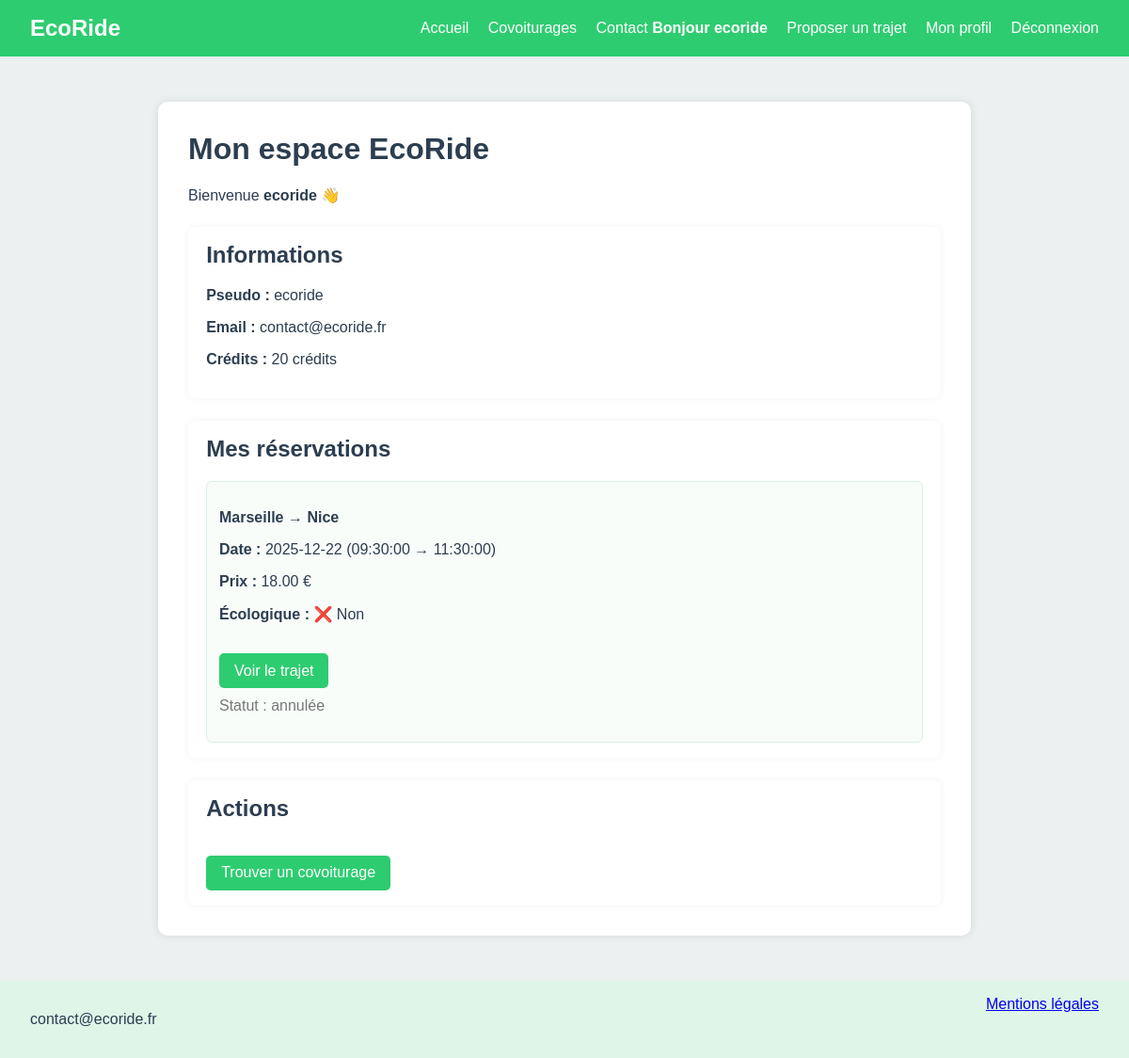
The app's page /profile.php (signed in) with its own data.
### tables this page shows
CREATE TABLE IF NOT EXISTS `users` (
  `id` int(11) NOT NULL,
  `pseudo` varchar(50) NOT NULL,
  `email` varchar(100) NOT NULL,
  `password_hash` varchar(255) NOT NULL,
  `credits` int(11) NOT NULL DEFAULT 20,
  `created_at` timestamp NOT NULL DEFAULT current_timestamp()
);

CREATE TABLE IF NOT EXISTS `bookings` (
  `id` int(11) NOT NULL,
  `user_id` int(11) NOT NULL,
  `ride_id` int(11) NOT NULL,
  `created_at` timestamp NOT NULL DEFAULT current_timestamp(),
  `status` varchar(20) NOT NULL DEFAULT 'confirmed',
  `cancelled_at` timestamp NULL DEFAULT NULL
);

CREATE TABLE IF NOT EXISTS `rides` (
  `id` int(11) NOT NULL,
  `driver_id` int(11) DEFAULT NULL,
  `depart` varchar(80) NOT NULL,
  `arrivee` varchar(80) NOT NULL,
  `date_ride` date NOT NULL,
  `heure_depart` time NOT NULL,
  `heure_arrivee` time NOT NULL,
  `prix` decimal(6,2) NOT NULL,
  `places_restantes` int(11) NOT NULL DEFAULT 0,
  `ecologique` tinyint(1) NOT NULL DEFAULT 0,
  `created_at` timestamp NOT NULL DEFAULT current_timestamp()
);

### profile.php (the view, shortened to what this page needs)
<?php
require __DIR__ . '/includes/db_connect.php';
$stmtUser = $pdo->prepare("SELECT id, pseudo, email, credits FROM users WHERE id = ?");
$stmtUser->execute([$_SESSION['user']['id']]);
$user = $stmtUser->fetch();
$stmt = $pdo->prepare("
  SELECT
    b.id AS booking_id,
    b.status,
    r.id AS ride_id,
    r.depart, r.arrivee, r.date_ride, r.heure_depart, r.heure_arrivee,
    r.prix, r.ecologique
  FROM bookings b
  JOIN rides r ON r.id = b.ride_id
  WHERE b.user_id = ?
  ORDER BY b.created_at DESC
");
$stmt->execute([$user['id']]);
$bookings = $stmt->fetchAll();
?>
<!DOCTYPE html>
<html lang="fr">
<head>
  <link rel="stylesheet" href="assets/css/style.css">
</head>
<body>
<?php include 'includes/header.php'; ?>
<main class="hero">
  <h1>Mon espace EcoRide</h1>
  <p>Bienvenue <strong><?= htmlspecialchars($user['pseudo']) ?></strong> 👋</p>
  <section class="ride-detail">
    <h2>Informations</h2>
    <p><strong>Pseudo :</strong> <?= htmlspecialchars($user['pseudo']) ?></p>
    <p><strong>Email :</strong> <?= htmlspecialchars($user['email']) ?></p>
    <p><strong>Crédits :</strong> <?= (int)$user['credits'] ?> crédits</p>
  </section>
  <section class="ride-detail">
    <h2>Mes réservations</h2>
    <?php if (empty($bookings)): ?>
      <p>Aucune réservation pour le moment.</p>
    <?php else: ?>
      <?php foreach ($bookings as $b): ?>
        <div class="review">
          <p><strong><?= htmlspecialchars($b['depart']) ?> → <?= htmlspecialchars($b['arrivee']) ?></strong></p>
          <p><strong>Date :</strong> <?= htmlspecialchars($b['date_ride']) ?> (<?= htmlspecialchars($b['heure_depart']) ?> → <?= htmlspecialchars($b['heure_arrivee']) ?>)</p>
          <p><strong>Prix :</strong> <?= htmlspecialchars($b['prix']) ?> €</p>
          <p><strong>Écologique :</strong> <?= ((int)$b['ecologique'] === 1) ? "🚗⚡ Oui" : "❌ Non" ?></p>
          <a class="btn-link" href="covoiturage_detail_db.php?id=<?= (int)$b['ride_id'] ?>">Voir le trajet</a>
          <?php if ($b['status'] === 'confirmed'): ?>
            <a class="btn-link"
               href="cancel_booking.php?id=<?= (int)$b['booking_id'] ?>"
               onclick="return confirm('Annuler cette réservation ? (+1 crédit)');">
              Annuler
            </a>
          <?php else: ?>
            <p style="color:#777; margin-top:0.6rem;">Statut : annulée</p>
          <?php endif; ?>
        </div>
      <?php endforeach; ?>
    <?php endif; ?>
  </section>
  <section class="ride-detail">
    <h2>Actions</h2>
    <a class="btn-link" href="covoiturages_db.php">Trouver un covoiturage</a>
  </section>
</main>
<?php include 'includes/footer.php'; ?>
</body>
</html>

### assets/css/style.css (style rules this page uses)
:root { --green: #2ecc71; --dark-green: #27ae60; --light-gray: #ecf0f1; --text: #2c3e50; }
body { margin: 0; font-family: Arial, sans-serif; background: var(--light-gray); color: var(--text); }
.hero { max-width: 800px; margin: 3rem auto; padding: 2rem; background: white; border-radius: 10px; box-shadow: 0 0 10px rgba(0,0,0,0.1); }
.hero h1 { margin-top: 0; }
.ride-detail { margin-top: 1.5rem; padding: 1rem 1.2rem; background: #ffffff; border-radius: 8px; box-shadow: 0 0 8px rgba(0,0,0,0.05); }
.ride-detail h2 { margin-top: 0; }
.review { margin-top: 0.8rem; padding: 0.8rem; background: #f8fdf9; border-radius: 6px; border: 1px solid #d9f3e0; }
.btn-link { display: inline-block; margin-top: 1rem; text-decoration: none; color: white; background: var(--green); padding: 0.6rem 1rem; border-radius: 5px; }

### records on screen
users: pseudo "ecoride", email "contact@ecoride.fr", credits "20"
bookings: ride.depart "Marseille", ride.arrivee "Nice", ride.date_ride "2025-12-22", ride.heure_depart "09:30:00", ride.heure_arrivee "11:30:00", ride.prix "18.00", status "Statut : annulée"

### other values on screen
$_SESSION['user']['pseudo'] "ecoride"
